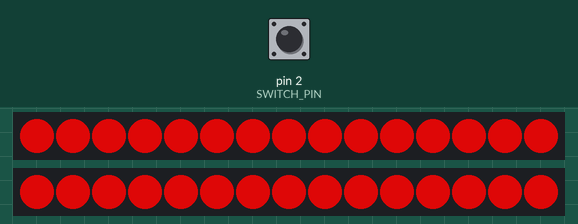
This sketch was run on a simulated Arduino Uno, built with avr-gcc and run on an emulated ATmega328P. Shown: 2 × 15 RGB LEDs in strip order, left to right. The test bench sets the inputs (shaded band); at power-on: pin 2 (SWITCH_PIN) HIGH. Dim RGB values are drawn brighter than linear.

Above: at 1.2 s.
1.3 s: pin 2 (SWITCH_PIN) pulled LOW for 0.15 s
At 1.9 s:
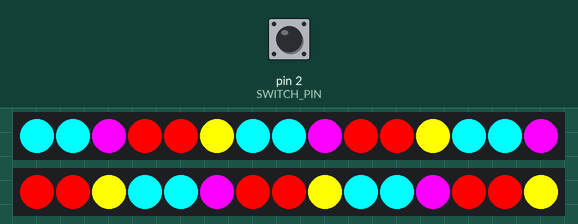
2.9 s: pin 2 (SWITCH_PIN) pulled LOW for 1 s
At 4.2 s:
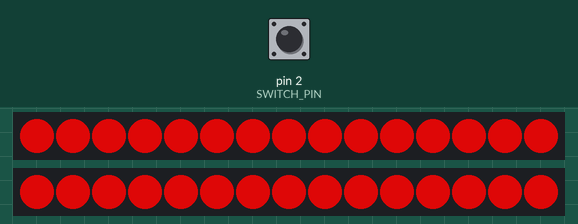
5.4 s: pin 2 (SWITCH_PIN) pulled LOW for 3.2 s
At 6.1 s:
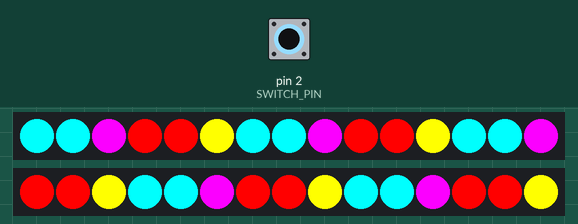
Timing chart, 0 to 8.4 s (numbered marks = the images above; inputs shaded):
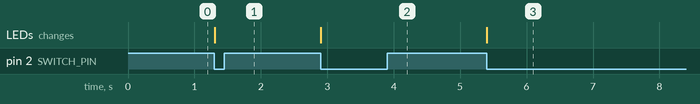

The sketch:

OvveLeds.ino
```cpp
#include <Adafruit_NeoPixel.h>
#include "Animation.h"
#include "StaticColorAnimation.h"
#include "RainbowAnimation.h"
#include <Vector.h>

//IO config
#define STRIP1_PIN 0
#define STRIP2_PIN 1
#define SWITCH_PIN 2
#define SWITCH_PRESSED LOW
#define INPUT_MODE INPUT_PULLUP

//Animation constants
//TICK_LENGTH refer to a time in ms
#define TICK_LENGTH 100

//Frequently used colors
#define winered 10028293

//mode - referes to the current animation mode
int mode = 0;
//toggled - refers to if the mode has been toggled during this press of the switch.
bool toggled = false;


//Strips
Vector<Adafruit_NeoPixel*> strips;

//Animation objects
Vector<Animation*> animations;

void setup() {
  //Initialise the strips
  strips.push_back(new Adafruit_NeoPixel(15, STRIP1_PIN));
  strips.push_back(new Adafruit_NeoPixel(15, STRIP2_PIN));

  for(int i = 0; i < strips.size(); i++) {
    strips[i] -> begin();
    strips[i] -> show();
  }

  //Initialise animations
  animations.push_back(new StaticColorAnimation(winered));
  animations.push_back(new RainbowAnimation());

  //Setup the SWITCH_PIN as an INPUT
  pinMode(SWITCH_PIN, INPUT_MODE);
}

/**
 * Main loop.
 *
 * Checks if the button was pressed and then toggles the mode.
 * Allows one effect calculates it's logic and push color to the strips.
 *
 * Tries to keep each loop's length to TICK_LENGTH
 */
void loop() {
  /* Record start time
   * For being able to wait an approprieate amount of time at the end of the
   * method.
   */
  unsigned long startTime = millis();

  //Check for switching modes
  if(digitalRead(SWITCH_PIN) == SWITCH_PRESSED) {
    if(!toggled) {
      toggleMode();
    }
  } else {
    toggled = false;
  }

  //Update strips
  for(int i = 0; i < strips.size(); i++) {
    animations[mode] -> tick();

    uint32_t colors[strips[i] -> numPixels()];
    animations[mode] -> getPixelMatrix(i, strips[i] -> numPixels(), colors);

    for(int n = 0; n < strips[i] -> numPixels(); n++) {
      strips[i] -> setPixelColor(n, colors[n]);
    }

    strips[i] -> show();
  }

  //Wait an approprieate amount of time
  delay(TICK_LENGTH - (millis() - startTime));
}

/**
 * Method to toggle the active mode properly.
 *
 * Resets the state so that the next animation can start from the begining.
 * Then switch the current mode.
 */
void toggleMode() {
  toggled = true;
  //Switch mode
  mode = (mode + 1) % animations.size();
}


/**
 * Animation tick logic for the color circle/rainbow effect.
 */
// void tickColorCircleAnimation() {
//   for(int i = 0; i < strip1.numPixels(); i++) {
//     int n = state + i;
//     strip1.setPixelColor(i, R(n), G(n), B(n));
//   }
//   for(int i = 0; i < strip2.numPixels(); i++) {
//     int n = state + i;
//     strip2.setPixelColor(i, R(n), G(n), B(n));
//   }
//
//   state++;
//   state = state % 6*255;
//
//   strip1.show();
//   strip2.show();
// }

/**
 * Animation tick logic for the static wine red animation.
 */
// void tickStaticWineredAnimation() {
//   for(int n = 0; n < strip1.numPixels(); n++) {
//     strip1.setPixelColor(n, winered);
//   }
//   for(int n = 0; n < strip2.numPixels(); n++) {
//     strip2.setPixelColor(n, winered);
//   }
//
//   strip1.show();
//   strip2.show();
// }

/**
 * Animation tick logic for the KIT animation.
 */
// void tickKIT() {
//   int pixels = max(strip1.numPixels(), strip2.numPixels());
//   int internalState = pixels - abs(state - pixels);
//
//   for(int n = 0; n < strip1.numPixels(); n++) {
//     if(internalState - 1 <= n && n <= internalState + 1) {
//       strip1.setPixelColor(n, 255, 0, 0);
//     } else if(internalState - 5 <= n && n <= internalState + 5) {
//       strip1.setPixelColor(n, 127, 0, 0);
//     } else {
//       strip1.setPixelColor(n, 0, 0, 0);
//     }
//   }
//
//   for(int n = 0; n < strip2.numPixels(); n++) {
//     if(internalState - 1 <= n && n <= internalState + 1) {
//       strip2.setPixelColor(n, 255, 0, 0);
//     } else if(internalState - 5 <= n && n <= internalState + 5) {
//       strip2.setPixelColor(n, 127, 0, 0);
//     } else {
//       strip2.setPixelColor(n, 0, 0, 0);
//     }
//   }
//
//   state++;
//   state = state % (2 * pixels);
//
//   strip1.show();
//   strip2.show();
// }

/**
 * Helper method for tickColorCircleAnimation.
 *
 * Calculates the R value of the pixel for the given n.
 * The given roughly responds to led position mixed with state info.
 */
// byte R(int n) {
//   n = n % 6*255;
//   if(n <= 1*255 || 5*255 < 255) {
//     return 255;
//   }
//   else if(1*255 < n && n <= 2*255) {
//     return 255 - (n % 255);
//   }
//   else if(2*255 < n && n <= 4*255) {
//     return 0;
//   }
//   else if(4*255 < n && n <= 5*255) {
//     return n % 255;
//   }
// }

/**
 * Helper method for tickColorCircleAnimation.
 *
 * Calculates the G value of the pixel for the given n.
 * The given roughly responds to led position mixed with state info.
 */
// byte G(int n) {
//   n = n % 6*255;
//   if(n <= 1*255) {
//     return n % 255;
//   }
//   else if(1*255 < n && n <= 3*255) {
//     return 255;
//   }
//   else if(3*255 < n && n <= 4*255) {
//     return 255 - (n % 255);
//   }
//   else if(4*255 < n) {
//     return 0;
//   }
// }

/**
 * Helper method for tickColorCircleAnimation.
 *
 * Calculates the B value of the pixel for the given n.
 * The given roughly responds to led position mixed with state info.
 */
// byte B(int n) {
//   n = n % 6*255;
//   if(n <= 2*255) {
//     return 0;
//   }
//   else if(2*255 < n && n <= 3*255) {
//     return n % 255;
//   }
//   else if(3*255 < n && n <= 5*255) {
//     return 255;
//   }
//   else if(5*255 < n) {
//     return 255 - (n % 255);
//   }
// }
```

Animation.h
```cpp
#ifndef Animation_h
#define Animation_h

#include "Arduino.h"

class Animation {
public:
  virtual void tick() = 0;
  virtual void getPixelMatrix(int strip, int pixels, uint32_t *colors) = 0;
};

#endif
```

RainbowAnimation.cpp
```cpp
#include "Arduino.h"
#include "RainbowAnimation.h"

RainbowAnimation::RainbowAnimation():Animation() {
  _state = 0;
}

void RainbowAnimation::tick() {
  _state = (_state + 1) % 6*255;
}

void RainbowAnimation::getPixelMatrix(int strip, int pixels, uint32_t *colors) {
  for(int i = 0; i < pixels; i++) {
    int n = _state + i;
    colors[i] = ((uint32_t)r(n) << 16) | ((uint32_t)g(n) <<  8) | b(n);
  }
}

uint8_t RainbowAnimation::r(int n) {
  n = n % 6*255;
  if(n <= 1*255 || 5*255 < 255) {
    return (uint8_t) 255;
  }
  else if(1*255 < n && n <= 2*255) {
    return (uint8_t) 255 - (n % 255);
  }
  else if(2*255 < n && n <= 4*255) {
    return (uint8_t) 0;
  }
  else if(4*255 < n && n <= 5*255) {
    return (uint8_t) n % 255;
  }
}

uint8_t RainbowAnimation::g(int n) {
    n = n % 6*255;
    if(n <= 1*255) {
      return (uint8_t) n % 255;
    }
    else if(1*255 < n && n <= 3*255) {
      return (uint8_t) 255;
    }
    else if(3*255 < n && n <= 4*255) {
      return (uint8_t) 255 - (n % 255);
    }
    else if(4*255 < n) {
      return (uint8_t) 0;
    }
}

uint8_t RainbowAnimation::b(int n) {
    n = n % 6*255;
    if(n <= 2*255) {
      return (uint8_t) 0;
    }
    else if(2*255 < n && n <= 3*255) {
      return (uint8_t) n % 255;
    }
    else if(3*255 < n && n <= 5*255) {
      return (uint8_t) 255;
    }
    else if(5*255 < n) {
      return (uint8_t) 255 - (n % 255);
    }
}
```

RainbowAnimation.h
```cpp
#ifndef RainbowAnimation_h
#define RainbowAnimation_h

#include "Animation.h"
#include "Arduino.h"

class RainbowAnimation : public Animation {
private:
  int _state;
  uint8_t r(int n);
  uint8_t g(int n);
  uint8_t b(int n);
public:
  RainbowAnimation();
  void tick();
  void getPixelMatrix(int strip, int pixels, uint32_t *colors);
};

#endif
```

StaticColorAnimation.cpp
```cpp
#include "Arduino.h"
#include "StaticColorAnimation.h"

StaticColorAnimation::StaticColorAnimation(uint32_t color):Animation() {
  _color = color;
}

void StaticColorAnimation::tick() {}

void StaticColorAnimation::getPixelMatrix(int strip, int pixels, uint32_t *colors) {
  for(int i = 0; i < pixels; ++i) {
    colors[i] = _color;
  }
}
```

StaticColorAnimation.h
```cpp
#ifndef StaticColorAnimation_h
#define StaticColorAnimation_h

#include "Animation.h"
#include "Arduino.h"

class StaticColorAnimation : public Animation {
private:
  uint32_t _color;
public:
  StaticColorAnimation(uint32_t color);
  void tick();
  void getPixelMatrix(int strip, int pixels, uint32_t *colors);
};

#endif
```

Measured:
- after the input at 1.3 s, the LEDs: change at once (image 1)
- after the input at 2.9 s, the LEDs: change at once (image 2)
- after the input at 5.4 s, the LEDs: change at once (image 3)
